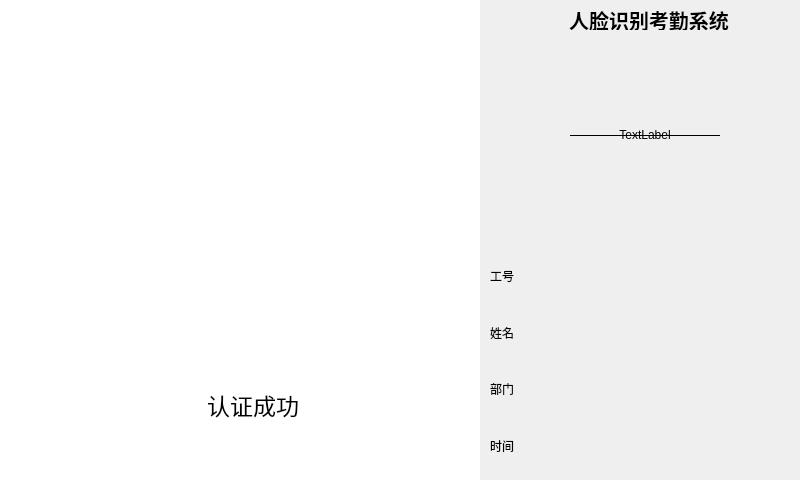
<?xml version="1.0" encoding="UTF-8"?>
<ui version="4.0">
 <class>FaceAttendance</class>
 <widget class="QMainWindow" name="FaceAttendance">
  <property name="geometry">
   <rect>
    <x>0</x>
    <y>0</y>
    <width>800</width>
    <height>480</height>
   </rect>
  </property>
  <property name="windowTitle">
   <string>FaceAttendance</string>
  </property>
  <widget class="QWidget" name="centralwidget">
   <widget class="QWidget" name="widget" native="true">
    <property name="geometry">
     <rect>
      <x>0</x>
      <y>0</y>
      <width>480</width>
      <height>480</height>
     </rect>
    </property>
    <property name="cursor">
     <cursorShape>UpArrowCursor</cursorShape>
    </property>
    <property name="styleSheet">
     <string notr="true">
background-color: rgb(255, 255, 255);</string>
    </property>
    <widget class="QWidget" name="widget_2" native="true">
     <property name="geometry">
      <rect>
       <x>130</x>
       <y>380</y>
       <width>221</width>
       <height>51</height>
      </rect>
     </property>
     <property name="styleSheet">
      <string notr="true">background-color: rgb(255, 255, 255);</string>
     </property>
     <layout class="QHBoxLayout" name="horizontalLayout_2">
      <item>
       <spacer name="horizontalSpacer">
        <property name="orientation">
         <enum>Qt::Horizontal</enum>
        </property>
        <property name="sizeHint" stdset="0">
         <size>
          <width>40</width>
          <height>20</height>
         </size>
        </property>
       </spacer>
      </item>
      <item>
       <layout class="QHBoxLayout" name="horizontalLayout" stretch="0,0">
        <property name="spacing">
         <number>0</number>
        </property>
        <item>
         <widget class="QLabel" name="label">
          <property name="sizePolicy">
           <sizepolicy hsizetype="Preferred" vsizetype="Preferred">
            <horstretch>0</horstretch>
            <verstretch>0</verstretch>
           </sizepolicy>
          </property>
          <property name="minimumSize">
           <size>
            <width>32</width>
            <height>32</height>
           </size>
          </property>
          <property name="maximumSize">
           <size>
            <width>32</width>
            <height>32</height>
           </size>
          </property>
          <property name="styleSheet">
           <string notr="true"/>
          </property>
          <property name="text">
           <string/>
          </property>
          <property name="pixmap">
           <pixmap>../sources/icons/yes.ico</pixmap>
          </property>
          <property name="scaledContents">
           <bool>true</bool>
          </property>
         </widget>
        </item>
        <item>
         <widget class="QLabel" name="label_2">
          <property name="minimumSize">
           <size>
            <width>100</width>
            <height>32</height>
           </size>
          </property>
          <property name="maximumSize">
           <size>
            <width>128</width>
            <height>32</height>
           </size>
          </property>
          <property name="font">
           <font>
            <pointsize>17</pointsize>
            <kerning>true</kerning>
           </font>
          </property>
          <property name="styleSheet">
           <string notr="true">color: rgb(0, 0, 0);</string>
          </property>
          <property name="text">
           <string>认证成功</string>
          </property>
         </widget>
        </item>
       </layout>
      </item>
      <item>
       <spacer name="horizontalSpacer_2">
        <property name="orientation">
         <enum>Qt::Horizontal</enum>
        </property>
        <property name="sizeHint" stdset="0">
         <size>
          <width>40</width>
          <height>20</height>
         </size>
        </property>
       </spacer>
      </item>
     </layout>
    </widget>
    <widget class="QLabel" name="label_3">
     <property name="geometry">
      <rect>
       <x>90</x>
       <y>50</y>
       <width>280</width>
       <height>280</height>
      </rect>
     </property>
     <property name="maximumSize">
      <size>
       <width>280</width>
       <height>280</height>
      </size>
     </property>
     <property name="styleSheet">
      <string notr="true"/>
     </property>
     <property name="text">
      <string/>
     </property>
     <property name="pixmap">
      <pixmap resource="../sources/res.qrc">:/images/authenticate.png</pixmap>
     </property>
     <property name="scaledContents">
      <bool>true</bool>
     </property>
    </widget>
   </widget>
   <widget class="QWidget" name="widget_3" native="true">
    <property name="geometry">
     <rect>
      <x>480</x>
      <y>0</y>
      <width>321</width>
      <height>481</height>
     </rect>
    </property>
    <property name="styleSheet">
     <string notr="true"/>
    </property>
    <widget class="QLabel" name="radiusImage">
     <property name="geometry">
      <rect>
       <x>90</x>
       <y>60</y>
       <width>150</width>
       <height>150</height>
      </rect>
     </property>
     <property name="minimumSize">
      <size>
       <width>150</width>
       <height>150</height>
      </size>
     </property>
     <property name="maximumSize">
      <size>
       <width>150</width>
       <height>150</height>
      </size>
     </property>
     <property name="styleSheet">
      <string notr="true"/>
     </property>
     <property name="frameShape">
      <enum>QFrame::HLine</enum>
     </property>
     <property name="text">
      <string>TextLabel</string>
     </property>
     <property name="alignment">
      <set>Qt::AlignCenter</set>
     </property>
    </widget>
    <widget class="QLabel" name="label_4">
     <property name="geometry">
      <rect>
       <x>9</x>
       <y>9</y>
       <width>320</width>
       <height>21</height>
      </rect>
     </property>
     <property name="font">
      <font>
       <pointsize>15</pointsize>
       <bold>true</bold>
      </font>
     </property>
     <property name="text">
      <string>人脸识别考勤系统</string>
     </property>
     <property name="alignment">
      <set>Qt::AlignCenter</set>
     </property>
    </widget>
    <widget class="QWidget" name="layoutWidget">
     <property name="geometry">
      <rect>
       <x>10</x>
       <y>250</y>
       <width>311</width>
       <height>221</height>
      </rect>
     </property>
     <layout class="QVBoxLayout" name="verticalLayout">
      <item>
       <layout class="QHBoxLayout" name="horizontalLayout_3">
        <item>
         <widget class="QLabel" name="label_6">
          <property name="text">
           <string>工号</string>
          </property>
         </widget>
        </item>
        <item>
         <spacer name="horizontalSpacer_3">
          <property name="orientation">
           <enum>Qt::Horizontal</enum>
          </property>
          <property name="sizeType">
           <enum>QSizePolicy::Fixed</enum>
          </property>
          <property name="sizeHint" stdset="0">
           <size>
            <width>10</width>
            <height>20</height>
           </size>
          </property>
         </spacer>
        </item>
        <item>
         <widget class="QLabel" name="label_7">
          <property name="minimumSize">
           <size>
            <width>250</width>
            <height>0</height>
           </size>
          </property>
          <property name="text">
           <string/>
          </property>
         </widget>
        </item>
       </layout>
      </item>
      <item>
       <layout class="QHBoxLayout" name="horizontalLayout_4">
        <item>
         <widget class="QLabel" name="label_8">
          <property name="text">
           <string>姓名</string>
          </property>
         </widget>
        </item>
        <item>
         <spacer name="horizontalSpacer_4">
          <property name="orientation">
           <enum>Qt::Horizontal</enum>
          </property>
          <property name="sizeType">
           <enum>QSizePolicy::Fixed</enum>
          </property>
          <property name="sizeHint" stdset="0">
           <size>
            <width>10</width>
            <height>20</height>
           </size>
          </property>
         </spacer>
        </item>
        <item>
         <widget class="QLabel" name="label_9">
          <property name="minimumSize">
           <size>
            <width>250</width>
            <height>0</height>
           </size>
          </property>
          <property name="text">
           <string/>
          </property>
         </widget>
        </item>
       </layout>
      </item>
      <item>
       <layout class="QHBoxLayout" name="horizontalLayout_6">
        <item>
         <widget class="QLabel" name="label_12">
          <property name="text">
           <string>部门</string>
          </property>
         </widget>
        </item>
        <item>
         <spacer name="horizontalSpacer_6">
          <property name="orientation">
           <enum>Qt::Horizontal</enum>
          </property>
          <property name="sizeType">
           <enum>QSizePolicy::Fixed</enum>
          </property>
          <property name="sizeHint" stdset="0">
           <size>
            <width>10</width>
            <height>20</height>
           </size>
          </property>
         </spacer>
        </item>
        <item>
         <widget class="QLabel" name="label_13">
          <property name="minimumSize">
           <size>
            <width>250</width>
            <height>0</height>
           </size>
          </property>
          <property name="text">
           <string/>
          </property>
         </widget>
        </item>
       </layout>
      </item>
      <item>
       <layout class="QHBoxLayout" name="horizontalLayout_7">
        <item>
         <widget class="QLabel" name="label_14">
          <property name="text">
           <string>时间</string>
          </property>
         </widget>
        </item>
        <item>
         <spacer name="horizontalSpacer_7">
          <property name="orientation">
           <enum>Qt::Horizontal</enum>
          </property>
          <property name="sizeType">
           <enum>QSizePolicy::Fixed</enum>
          </property>
          <property name="sizeHint" stdset="0">
           <size>
            <width>10</width>
            <height>20</height>
           </size>
          </property>
         </spacer>
        </item>
        <item>
         <widget class="QLabel" name="label_15">
          <property name="minimumSize">
           <size>
            <width>250</width>
            <height>0</height>
           </size>
          </property>
          <property name="text">
           <string/>
          </property>
         </widget>
        </item>
       </layout>
      </item>
     </layout>
    </widget>
   </widget>
  </widget>
 </widget>
 <resources>
  <include location="../sources/res.qrc"/>
 </resources>
 <connections/>
</ui>
